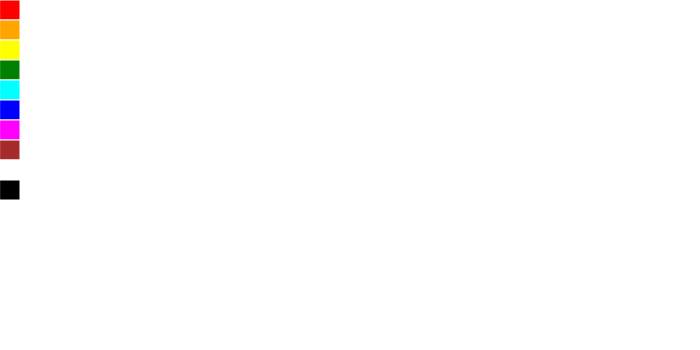
Frame 1 (no input)
Frame 60 (no input): identical to frame 1, image omitted
Frame 120 (the mouse pressed at the canvas centre since frame 60): identical to frame 1, image omitted

The p5.js sketch that drew this single still picture (run headless with seeded random() and noise() and a simulated clock; from frame 60 on, the mouse is pressed at the canvas centre):

// p5.js sketch
// ── sketch.js
//define deez variablez
let color = "white";
let previousX, previousY;

function setup() {
  createCanvas(700, 350);
  background("white");
}

function draw() {
  strokeWeight(5);
  stroke(color);

  if (mouseIsPressed) {
    line(previousX, previousY, mouseX, mouseY);
  }

  previousX = mouseX;
  previousY = mouseY;
strokeWeight(1);
  stroke("white");
  fill("red");
  rect(0, 0, 20, 20);

  fill("orange");
  rect(0, 20, 20, 20);

  fill("yellow");
  rect(0, 40, 20, 20);
  fill("green");
  rect(0, 60, 20, 20);

  fill("cyan");
  rect(0, 80, 20, 20);
  fill("blue");
  rect(0, 100, 20, 20);

  fill("magenta");
  rect(0, 120, 20, 20);
  fill("brown");
  rect(0, 140, 20, 20);

  fill("white");
  rect(0, 160, 20, 20);
  fill("black");
  rect(0, 180, 20, 20);
}

function mousePressed() {
  if (mouseX >= 0 && mouseX <= 20) {
    if (mouseY >= 0 && mouseY <= 20) {
      color = "red";
    } else if (mouseY >= 20 && mouseY <= 40) {
      color = "orange";
    } else if (mouseY >= 40 && mouseY <= 60) {
      color = "yellow";
    } else if (mouseY >= 60 && mouseY <= 80) {
      color = "green";
    } else if (mouseY >= 80 && mouseY <= 100) {
      color = "cyan";
    } else if (mouseY >= 100 && mouseY <= 120) {
      color = "blue";
    } else if (mouseY >= 120 && mouseY <= 140) {
      color = "magenta";
    } else if (mouseY >= 140 && mouseY <= 160) {
      color = "brown";
    } else if (mouseY >= 160 && mouseY <= 180) {
      color = "white";
    } else if (mouseY >= 180 && mouseY <= 200) {
      color = "black";
    }
  }
  previousX = mouseX;
  previousY = mouseY;
}
